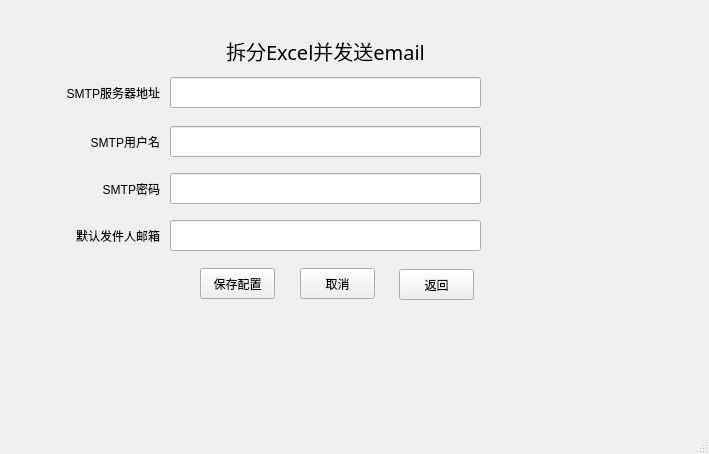
<?xml version="1.0" encoding="UTF-8"?>
<ui version="4.0">
 <class>ConfigSetting</class>
 <widget class="QMainWindow" name="ConfigSetting">
  <property name="geometry">
   <rect>
    <x>0</x>
    <y>0</y>
    <width>709</width>
    <height>454</height>
   </rect>
  </property>
  <property name="windowTitle">
   <string>MainWindow</string>
  </property>
  <widget class="QWidget" name="centralwidget">
   <widget class="QPushButton" name="submitPushButton">
    <property name="geometry">
     <rect>
      <x>200</x>
      <y>268</y>
      <width>75</width>
      <height>31</height>
     </rect>
    </property>
    <property name="text">
     <string>保存配置</string>
    </property>
   </widget>
   <widget class="QLabel" name="titleLabel">
    <property name="geometry">
     <rect>
      <x>170</x>
      <y>30</y>
      <width>311</width>
      <height>41</height>
     </rect>
    </property>
    <property name="font">
     <font>
      <family>Microsoft YaHei</family>
      <pointsize>15</pointsize>
      <weight>50</weight>
      <italic>false</italic>
      <bold>false</bold>
     </font>
    </property>
    <property name="text">
     <string>拆分Excel并发送email</string>
    </property>
    <property name="alignment">
     <set>Qt::AlignCenter</set>
    </property>
   </widget>
   <widget class="QLabel" name="logoLabel">
    <property name="geometry">
     <rect>
      <x>80</x>
      <y>20</y>
      <width>81</width>
      <height>41</height>
     </rect>
    </property>
    <property name="styleSheet">
     <string notr="true">image: url(:/images/DDMC.PNG);</string>
    </property>
    <property name="text">
     <string/>
    </property>
   </widget>
   <widget class="QLabel" name="selectFileLabel">
    <property name="geometry">
     <rect>
      <x>39</x>
      <y>77</y>
      <width>121</width>
      <height>31</height>
     </rect>
    </property>
    <property name="text">
     <string>SMTP服务器地址</string>
    </property>
    <property name="alignment">
     <set>Qt::AlignRight|Qt::AlignTrailing|Qt::AlignVCenter</set>
    </property>
   </widget>
   <widget class="QLineEdit" name="serverLineEdit">
    <property name="geometry">
     <rect>
      <x>170</x>
      <y>77</y>
      <width>311</width>
      <height>31</height>
     </rect>
    </property>
   </widget>
   <widget class="QPushButton" name="cancelPushButton">
    <property name="geometry">
     <rect>
      <x>300</x>
      <y>268</y>
      <width>75</width>
      <height>31</height>
     </rect>
    </property>
    <property name="text">
     <string>取消</string>
    </property>
   </widget>
   <widget class="QLineEdit" name="userNameLineEdit">
    <property name="geometry">
     <rect>
      <x>170</x>
      <y>126</y>
      <width>311</width>
      <height>31</height>
     </rect>
    </property>
   </widget>
   <widget class="QLabel" name="selectFileLabel_2">
    <property name="geometry">
     <rect>
      <x>69</x>
      <y>126</y>
      <width>91</width>
      <height>31</height>
     </rect>
    </property>
    <property name="text">
     <string>SMTP用户名</string>
    </property>
    <property name="alignment">
     <set>Qt::AlignRight|Qt::AlignTrailing|Qt::AlignVCenter</set>
    </property>
   </widget>
   <widget class="QLineEdit" name="passwordLineEdit">
    <property name="geometry">
     <rect>
      <x>170</x>
      <y>173</y>
      <width>311</width>
      <height>31</height>
     </rect>
    </property>
    <property name="echoMode">
     <enum>QLineEdit::Password</enum>
    </property>
   </widget>
   <widget class="QLabel" name="selectFileLabel_3">
    <property name="geometry">
     <rect>
      <x>69</x>
      <y>173</y>
      <width>91</width>
      <height>31</height>
     </rect>
    </property>
    <property name="text">
     <string>SMTP密码</string>
    </property>
    <property name="alignment">
     <set>Qt::AlignRight|Qt::AlignTrailing|Qt::AlignVCenter</set>
    </property>
   </widget>
   <widget class="QLineEdit" name="defaultSenderEmailLineEdit">
    <property name="geometry">
     <rect>
      <x>170</x>
      <y>220</y>
      <width>311</width>
      <height>31</height>
     </rect>
    </property>
   </widget>
   <widget class="QLabel" name="selectFileLabel_4">
    <property name="geometry">
     <rect>
      <x>69</x>
      <y>220</y>
      <width>91</width>
      <height>31</height>
     </rect>
    </property>
    <property name="text">
     <string>默认发件人邮箱</string>
    </property>
    <property name="alignment">
     <set>Qt::AlignRight|Qt::AlignTrailing|Qt::AlignVCenter</set>
    </property>
   </widget>
   <widget class="QPushButton" name="gobackPushButton">
    <property name="geometry">
     <rect>
      <x>399</x>
      <y>269</y>
      <width>75</width>
      <height>31</height>
     </rect>
    </property>
    <property name="text">
     <string>返回</string>
    </property>
   </widget>
  </widget>
  <widget class="QMenuBar" name="menubar">
   <property name="geometry">
    <rect>
     <x>0</x>
     <y>0</y>
     <width>709</width>
     <height>23</height>
    </rect>
   </property>
  </widget>
  <widget class="QStatusBar" name="statusbar"/>
 </widget>
 <resources/>
 <connections/>
</ui>
